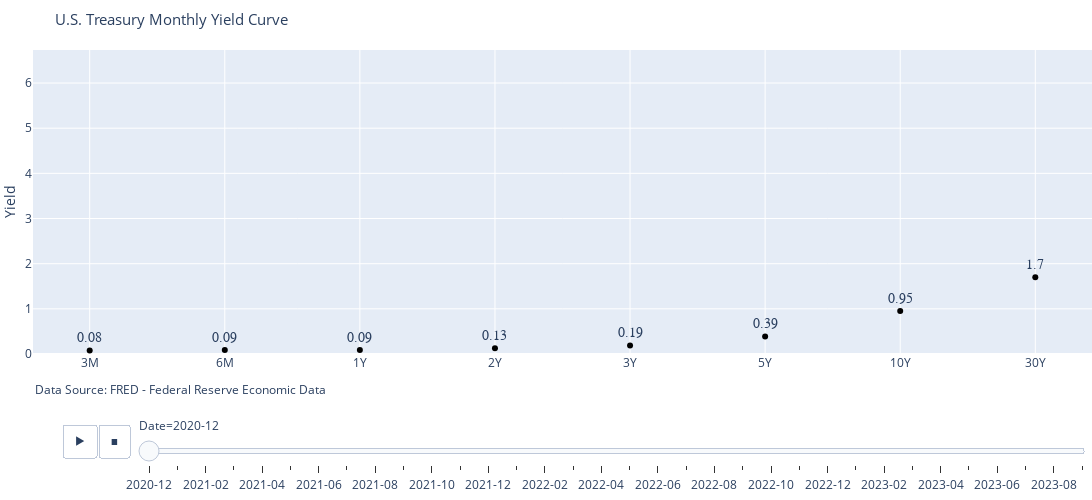

Write notebook code for a chart like this one.
### Code cell
def plot_spot_yield_curve(us_treasury_yield_df):

    tabular_df = pd.melt(us_treasury_yield_df.reset_index(drop = True), 
                         id_vars = 'index', 
                         value_vars = us_treasury_yield_df.columns, 
                         var_name = 'Maturity', 
                         value_name = 'Yield')
    
    tabular_df['Date'] = tabular_df['index'].dt.strftime('%Y-%m')

    
    fig = px.line(tabular_df,
                x = 'Maturity',
                y = 'Yield',
                animation_frame = 'Date',
                animation_group = 'Maturity',
                text = tabular_df.Yield)


    fig.update_traces(mode = 'markers+text',
                    textposition = 'top center',
                    textfont = dict(family = 'Arial', size=14),
                    marker = dict(color = 'black'))


    fig.update_layout(title = 'U.S. Treasury Monthly Yield Curve',
                    title_font = dict(size = 15),
                    width = 1200,
                    height = 500,
                    margin = dict(l = 20, r = 0, t = 50, b = 20),
                    annotations = [dict( text = "Data Source: FRED - Federal Reserve Economic Data",
                                        x = 0,
                                        y = - 0.15,
                                        xref = "paper",
                                        yref = "paper",
                                        showarrow = False)])

    fig.update_xaxes(title = None)
    y_min = tabular_df['Yield'].min() * 0
    y_max = tabular_df['Yield'].max() * 1.2 
    fig.update_yaxes(range = [y_min, y_max])

    return fig


plot_spot_yield_curve(us_treasury_yield_df.tail(720))

### Figure 1 — Plotly figure (JSON) as saved in the notebook; plotly's stock layout.template omitted (floating-point values rounded to 4 significant figures)
{"data": [{"hovertemplate": "Date=2020-12<br>Maturity=%{x}<br>Yield=%{text}<extra></extra>", "ids": ["3M", "3M", "3M", "3M", "3M", "3M", "3M", "3M", "3M", "3M", "6M", "6M", "6M", "6M", "6M", "6M", "6M", "6M", "6M", "6M", "1Y", "1Y", "1Y", "1Y", "1Y", "1Y", "1Y", "1Y", "1Y", "1Y", "2Y", "2Y", "2Y", "2Y", "2Y", "2Y", "2Y", "2Y", "2Y", "2Y", "3Y", "3Y", "3Y", "3Y", "3Y", "3Y", "3Y", "3Y", "3Y", "3Y", "5Y", "5Y", "5Y", "5Y", "5Y", "5Y", "5Y", "5Y", "5Y", "5Y", "10Y", "10Y", "10Y", "10Y", "10Y", "10Y", "10Y", "10Y", "10Y", "10Y", "30Y", "30Y", "30Y", "30Y", "30Y", "30Y", "30Y", "30Y", "30Y", "30Y"], "legendgroup": "", "line": {"color": "#636efa", "dash": "solid"}, "marker": {"color": "black", "symbol": "circle"}, "mode": "markers+text", "name": "", "orientation": "v", "showlegend": false, "text": [0.08, 0.09, 0.09, 0.09, 0.09, null, 0.11, 0.1, 0.08, 0.09, 0.09, 0.09, 0.09, 0.09, 0.09, null, 0.11, 0.12, 0.09, 0.09, 0.09, 0.09, 0.09, 0.09, 0.1, null, 0.11, 0.11, 0.12, 0.1, 0.13, 0.13, 0.13, 0.13, 0.13, null, 0.13, 0.12, 0.12, 0.13, 0.19, 0.18, 0.17, 0.18, 0.17, null, 0.17, 0.17, 0.17, 0.17, 0.39, 0.39, 0.37, 0.38, 0.37, null, 0.38, 0.37, 0.37, 0.36, 0.95, 0.95, 0.93, 0.96, 0.94, null, 0.94, 0.94, 0.93, 0.93, 1.7, 1.68, 1.65, 1.7, 1.66, null, 1.67, 1.67, 1.66, 1.65], "textfont": {"family": "Arial", "size": 14}, "textposition": "top center", "type": "scatter", "x": ["3M", "3M", "3M", "3M", "3M", "3M", "3M", "3M", "3M", "3M", "6M", "6M", "6M", "6M", "6M", "6M", "6M", "6M", "6M", "6M", "1Y", "1Y", "1Y", "1Y", "1Y", "1Y", "1Y", "1Y", "1Y", "1Y", "2Y", "2Y", "2Y", "2Y", "2Y", "2Y", "2Y", "2Y", "2Y", "2Y", "3Y", "3Y", "3Y", "3Y", "3Y", "3Y", "3Y", "3Y", "3Y", "3Y", "5Y", "5Y", "5Y", "5Y", "5Y", "5Y", "5Y", "5Y", "5Y", "5Y", "10Y", "10Y", "10Y", "10Y", "10Y", "10Y", "10Y", "10Y", "10Y", "10Y", "30Y", "30Y", "30Y", "30Y", "30Y", "30Y", "30Y", "30Y", "30Y", "30Y"], "xaxis": "x", "y": [0.08, 0.09, 0.09, 0.09, 0.09, null, 0.11, 0.1, 0.08, 0.09, 0.09, 0.09, 0.09, 0.09, 0.09, null, 0.11, 0.12, 0.09, 0.09, 0.09, 0.09, 0.09, 0.09, 0.1, null, 0.11, 0.11, 0.12, 0.1, 0.13, 0.13, 0.13, 0.13, 0.13, null, 0.13, 0.12, 0.12, 0.13, 0.19, 0.18, 0.17, 0.18, 0.17, null, 0.17, 0.17, 0.17, 0.17, 0.39, 0.39, 0.37, 0.38, 0.37, null, 0.38, 0.37, 0.37, 0.36, 0.95, 0.95, 0.93, 0.96, 0.94, null, 0.94, 0.94, 0.93, 0.93, 1.7, 1.68, 1.65, 1.7, 1.66, null, 1.67, 1.67, 1.66, 1.65], "yaxis": "y"}], "layout": {"annotations": [{"showarrow": false, "text": "Data Source: FRED - Federal Reserve Economic Data", "x": 0, "xref": "paper", "y": -0.15, "yref": "paper"}], "height": 500, "legend": {"tracegroupgap": 0}, "margin": {"b": 20, "l": 20, "r": 0, "t": 50}, "sliders": [{"active": 0, "currentvalue": {"prefix": "Date="}, "len": 0.9, "pad": {"b": 10, "t": 60}, "steps": [{"args": [["2020-12"], {"frame": {"duration": 0, "redraw": false}, "fromcurrent": true, "mode": "immediate", "transition": {"duration": 0, "easing": "linear"}}], "label": "2020-12", "method": "animate"}, {"args": [["2021-01"], {"frame": {"duration": 0, "redraw": false}, "fromcurrent": true, "mode": "immediate", "transition": {"duration": 0, "easing": "linear"}}], "label": "2021-01", "method": "animate"}, {"args": [["2021-02"], {"frame": {"duration": 0, "redraw": false}, "fromcurrent": true, "mode": "immediate", "transition": {"duration": 0, "easing": "linear"}}], "label": "2021-02", "method": "animate"}, {"args": [["2021-03"], {"frame": {"duration": 0, "redraw": false}, "fromcurrent": true, "mode": "immediate", "transition": {"duration": 0, "easing": "linear"}}], "label": "2021-03", "method": "animate"}, {"args": [["2021-04"], {"frame": {"duration": 0, "redraw": false}, "fromcurrent": true, "mode": "immediate", "transition": {"duration": 0, "easing": "linear"}}], "label": "2021-04", "method": "animate"}, {"args": [["2021-05"], {"frame": {"duration": 0, "redraw": false}, "fromcurrent": true, "mode": "immediate", "transition": {"duration": 0, "easing": "linear"}}], "label": "2021-05", "method": "animate"}, {"args": [["2021-06"], {"frame": {"duration": 0, "redraw": false}, "fromcurrent": true, "mode": "immediate", "transition": {"duration": 0, "easing": "linear"}}], "label": "2021-06", "method": "animate"}, {"args": [["2021-07"], {"frame": {"duration": 0, "redraw": false}, "fromcurrent": true, "mode": "immediate", "transition": {"duration": 0, "easing": "linear"}}], "label": "2021-07", "method": "animate"}, {"args": [["2021-08"], {"frame": {"duration": 0, "redraw": false}, "fromcurrent": true, "mode": "immediate", "transition": {"duration": 0, "easing": "linear"}}], "label": "2021-08", "method": "animate"}, {"args": [["2021-09"], {"frame": {"duration": 0, "redraw": false}, "fromcurrent": true, "mode": "immediate", "transition": {"duration": 0, "easing": "linear"}}], "label": "2021-09", "method": "animate"}, {"args": [["2021-10"], {"frame": {"duration": 0, "redraw": false}, "fromcurrent": true, "mode": "immediate", "transition": {"duration": 0, "easing": "linear"}}], "label": "2021-10", "method": "animate"}, {"args": [["2021-11"], {"frame": {"duration": 0, "redraw": false}, "fromcurrent": true, "mode": "immediate", "transition": {"duration": 0, "easing": "linear"}}], "label": "2021-11", "method": "animate"}, {"args": [["2021-12"], {"frame": {"duration": 0, "redraw": false}, "fromcurrent": true, "mode": "immediate", "transition": {"duration": 0, "easing": "linear"}}], "label": "2021-12", "method": "animate"}, {"args": [["2022-01"], {"frame": {"duration": 0, "redraw": false}, "fromcurrent": true, "mode": "immediate", "transition": {"duration": 0, "easing": "linear"}}], "label": "2022-01", "method": "animate"}, {"args": [["2022-02"], {"frame": {"duration": 0, "redraw": false}, "fromcurrent": true, "mode": "immediate", "transition": {"duration": 0, "easing": "linear"}}], "label": "2022-02", "method": "animate"}, {"args": [["2022-03"], {"frame": {"duration": 0, "redraw": false}, "fromcurrent": true, "mode": "immediate", "transition": {"duration": 0, "easing": "linear"}}], "label": "2022-03", "method": "animate"}, {"args": [["2022-04"], {"frame": {"duration": 0, "redraw": false}, "fromcurrent": true, "mode": "immediate", "transition": {"duration": 0, "easing": "linear"}}], "label": "2022-04", "method": "animate"}, {"args": [["2022-05"], {"frame": {"duration": 0, "redraw": false}, "fromcurrent": true, "mode": "immediate", "transition": {"duration": 0, "easing": "linear"}}], "label": "2022-05", "method": "animate"}, {"args": [["2022-06"], {"frame": {"duration": 0, "redraw": false}, "fromcurrent": true, "mode": "immediate", "transition": {"duration": 0, "easing": "linear"}}], "label": "2022-06", "method": "animate"}, {"args": [["2022-07"], {"frame": {"duration": 0, "redraw": false}, "fromcurrent": true, "mode": "immediate", "transition": {"duration": 0, "easing": "linear"}}], "label": "2022-07", "method": "animate"}, {"args": [["2022-08"], {"frame": {"duration": 0, "redraw": false}, "fromcurrent": true, "mode": "immediate", "transition": {"duration": 0, "easing": "linear"}}], "label": "2022-08", "method": "animate"}, {"args": [["2022-09"], {"frame": {"duration": 0, "redraw": false}, "fromcurrent": true, "mode": "immediate", "transition": {"duration": 0, "easing": "linear"}}], "label": "2022-09", "method": "animate"}, {"args": [["2022-10"], {"frame": {"duration": 0, "redraw": false}, "fromcurrent": true, "mode": "immediate", "transition": {"duration": 0, "easing": "linear"}}], "label": "2022-10", "method": "animate"}, {"args": [["2022-11"], {"frame": {"duration": 0, "redraw": false}, "fromcurrent": true, "mode": "immediate", "transition": {"duration": 0, "easing": "linear"}}], "label": "2022-11", "method": "animate"}, {"args": [["2022-12"], {"frame": {"duration": 0, "redraw": false}, "fromcurrent": true, "mode": "immediate", "transition": {"duration": 0, "easing": "linear"}}], "label": "2022-12", "method": "animate"}, {"args": [["2023-01"], {"frame": {"duration": 0, "redraw": false}, "fromcurrent": true, "mode": "immediate", "transition": {"duration": 0, "easing": "linear"}}], "label": "2023-01", "method": "animate"}, {"args": [["2023-02"], {"frame": {"duration": 0, "redraw": false}, "fromcurrent": true, "mode": "immediate", "transition": {"duration": 0, "easing": "linear"}}], "label": "2023-02", "method": "animate"}, {"args": [["2023-03"], {"frame": {"duration": 0, "redraw": false}, "fromcurrent": true, "mode": "immediate", "transition": {"duration": 0, "easing": "linear"}}], "label": "2023-03", "method": "animate"}, {"args": [["2023-04"], {"frame": {"duration": 0, "redraw": false}, "fromcurrent": true, "mode": "immediate", "transition": {"duration": 0, "easing": "linear"}}], "label": "2023-04", "method": "animate"}, {"args": [["2023-05"], {"frame": {"duration": 0, "redraw": false}, "fromcurrent": true, "mode": "immediate", "transition": {"duration": 0, "easing": "linear"}}], "label": "2023-05", "method": "animate"}, {"args": [["2023-06"], {"frame": {"duration": 0, "redraw": false}, "fromcurrent": true, "mode": "immediate", "transition": {"duration": 0, "easing": "linear"}}], "label": "2023-06", "method": "animate"}, {"args": [["2023-07"], {"frame": {"duration": 0, "redraw": false}, "fromcurrent": true, "mode": "immediate", "transition": {"duration": 0, "easing": "linear"}}], "label": "2023-07", "method": "animate"}, {"args": [["2023-08"], {"frame": {"duration": 0, "redraw": false}, "fromcurrent": true, "mode": "immediate", "transition": {"duration": 0, "easing": "linear"}}], "label": "2023-08", "method": "animate"}, {"args": [["2023-09"], {"frame": {"duration": 0, "redraw": false}, "fromcurrent": true, "mode": "immediate", "transition": {"duration": 0, "easing": "linear"}}], "label": "2023-09", "method": "animate"}], "x": 0.1, "xanchor": "left", "y": 0, "yanchor": "top"}], "title": {"font": {"size": 15}, "text": "U.S. Treasury Monthly Yield Curve"}, "updatemenus": [{"buttons": [{"args": [null, {"frame": {"duration": 500, "redraw": false}, "fromcurrent": true, "mode": "immediate", "transition": {"duration": 500, "easing": "linear"}}], "label": "&#9654;", "method": "animate"}, {"args": [[null], {"frame": {"duration": 0, "redraw": false}, "fromcurrent": true, "mode": "immediate", "transition": {"duration": 0, "easing": "linear"}}], "label": "&#9724;", "method": "animate"}], "direction": "left", "pad": {"r": 10, "t": 70}, "showactive": false, "type": "buttons", "x": 0.1, "xanchor": "right", "y": 0, "yanchor": "top"}], "width": 1200, "xaxis": {"anchor": "y", "domain": [0, 1], "title": {}}, "yaxis": {"anchor": "x", "domain": [0, 1], "range": [0, 6.732], "title": {"text": "Yield"}}}}
